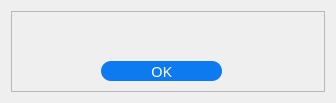
<?xml version="1.0" encoding="UTF-8"?>
<ui version="4.0">
 <class>MessageBox</class>
 <widget class="QDialog" name="MessageBox">
  <property name="geometry">
   <rect>
    <x>0</x>
    <y>0</y>
    <width>336</width>
    <height>103</height>
   </rect>
  </property>
  <property name="font">
   <font>
    <family>Montserrat</family>
    <pointsize>11</pointsize>
   </font>
  </property>
  <property name="windowTitle">
   <string>Dialog</string>
  </property>
  <layout class="QVBoxLayout" name="verticalLayout">
   <item>
    <widget class="QFrame" name="content">
     <property name="minimumSize">
      <size>
       <width>0</width>
       <height>30</height>
      </size>
     </property>
     <property name="font">
      <font>
       <family>Montserrat</family>
       <pointsize>11</pointsize>
      </font>
     </property>
     <property name="styleSheet">
      <string notr="true">/**
 * Royal blue: rgb(13, 122, 242);
 * Cornflower blue: rgb(61, 149, 245);
 * Light cornflower blue: rgb(187, 225, 250);
 * Light gray: rgb(200, 200, 200);
 * Gray : rgb(239, 239, 239);
 * White: rgb(248, 248, 248);
 */

#content {
	background-color: rgb(239, 239, 239);
}

QLabel {
	background-color: rgb(239, 239, 239);
}

QPushButton {
	background-color: rgb(13, 122, 242);
	color: rgb(255, 255, 255);
	border-radius: 10px;
}

QPushButton:hover {
	background-color: rgb(61, 149, 245);
}</string>
     </property>
     <property name="frameShape">
      <enum>QFrame::StyledPanel</enum>
     </property>
     <property name="frameShadow">
      <enum>QFrame::Raised</enum>
     </property>
     <property name="lineWidth">
      <number>1</number>
     </property>
     <widget class="QLabel" name="messageLabel">
      <property name="geometry">
       <rect>
        <x>16</x>
        <y>1</y>
        <width>291</width>
        <height>31</height>
       </rect>
      </property>
      <property name="font">
       <font>
        <family>Montserrat</family>
        <pointsize>11</pointsize>
       </font>
      </property>
      <property name="text">
       <string/>
      </property>
     </widget>
     <widget class="QPushButton" name="okButton">
      <property name="geometry">
       <rect>
        <x>90</x>
        <y>50</y>
        <width>121</width>
        <height>20</height>
       </rect>
      </property>
      <property name="minimumSize">
       <size>
        <width>0</width>
        <height>20</height>
       </size>
      </property>
      <property name="maximumSize">
       <size>
        <width>125</width>
        <height>16777215</height>
       </size>
      </property>
      <property name="font">
       <font>
        <family>Montserrat</family>
        <pointsize>11</pointsize>
       </font>
      </property>
      <property name="text">
       <string>OK</string>
      </property>
     </widget>
    </widget>
   </item>
  </layout>
 </widget>
 <resources/>
 <connections/>
</ui>
